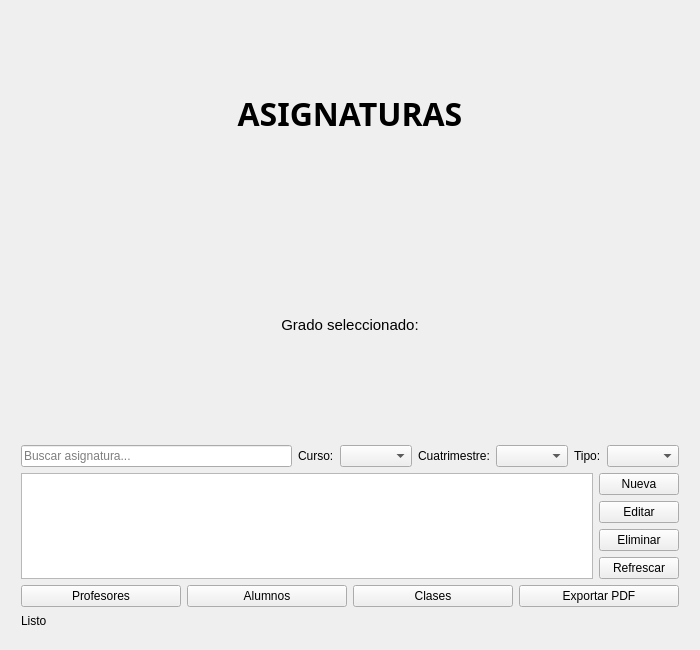
<?xml version="1.0" encoding="UTF-8"?>
<ui version="4.0">
 <class>AsignaturasView</class>
 <widget class="QWidget" name="AsignaturasView">
  <property name="geometry">
   <rect>
    <x>0</x>
    <y>0</y>
    <width>700</width>
    <height>650</height>
   </rect>
  </property>
  <property name="windowTitle">
   <string>Asignaturas</string>
  </property>
  <layout class="QVBoxLayout" name="verticalLayout">
   <property name="spacing">
    <number>10</number>
   </property>
   <property name="leftMargin">
    <number>12</number>
   </property>
   <property name="topMargin">
    <number>12</number>
   </property>
   <property name="rightMargin">
    <number>12</number>
   </property>
   <property name="bottomMargin">
    <number>12</number>
   </property>
   <item>
    <widget class="QFrame" name="frameHeader">
     <layout class="QHBoxLayout">
      <item>
       <widget class="QLabel" name="lblTitulo">
        <property name="font">
         <font>
          <family>Dubai</family>
          <pointsize>24</pointsize>
          <bold>true</bold>
         </font>
        </property>
        <property name="text">
         <string>ASIGNATURAS</string>
        </property>
        <property name="alignment">
         <set>Qt::AlignmentFlag::AlignCenter</set>
        </property>
       </widget>
      </item>
     </layout>
    </widget>
   </item>
   <item>
    <widget class="QFrame" name="frameContexto">
     <layout class="QHBoxLayout">
      <item>
       <widget class="QLabel" name="lblContexto">
        <property name="font">
         <font>
          <family>Segoe UI</family>
          <pointsize>11</pointsize>
         </font>
        </property>
        <property name="text">
         <string>Grado seleccionado:</string>
        </property>
        <property name="alignment">
         <set>Qt::AlignmentFlag::AlignCenter</set>
        </property>
       </widget>
      </item>
     </layout>
    </widget>
   </item>
   <item>
    <widget class="QFrame" name="frameMain">
     <layout class="QGridLayout" name="gridLayoutMain">
      <item row="0" column="0" colspan="2">
       <layout class="QHBoxLayout">
        <item>
         <widget class="QLineEdit" name="txt_buscar">
          <property name="placeholderText">
           <string>Buscar asignatura...</string>
          </property>
         </widget>
        </item>
        <item>
         <widget class="QLabel" name="label">
          <property name="text">
           <string>Curso:</string>
          </property>
         </widget>
        </item>
        <item>
         <widget class="QComboBox" name="cb_curso"/>
        </item>
        <item>
         <widget class="QLabel" name="label">
          <property name="text">
           <string>Cuatrimestre:</string>
          </property>
         </widget>
        </item>
        <item>
         <widget class="QComboBox" name="cb_cuatrimestre"/>
        </item>
        <item>
         <widget class="QLabel" name="label">
          <property name="text">
           <string>Tipo:</string>
          </property>
         </widget>
        </item>
        <item>
         <widget class="QComboBox" name="cb_obligatoria"/>
        </item>
       </layout>
      </item>
      <item row="1" column="0" rowspan="4">
       <widget class="QTableWidget" name="tbl_asignaturas"/>
      </item>
      <item row="1" column="1">
       <widget class="QPushButton" name="btn_nueva">
        <property name="text">
         <string>Nueva</string>
        </property>
       </widget>
      </item>
      <item row="2" column="1">
       <widget class="QPushButton" name="btn_editar">
        <property name="text">
         <string>Editar</string>
        </property>
       </widget>
      </item>
      <item row="3" column="1">
       <widget class="QPushButton" name="btn_eliminar">
        <property name="text">
         <string>Eliminar</string>
        </property>
       </widget>
      </item>
      <item row="4" column="1">
       <widget class="QPushButton" name="btn_refrescar">
        <property name="text">
         <string>Refrescar</string>
        </property>
       </widget>
      </item>
      <item row="5" column="0" colspan="2">
       <layout class="QHBoxLayout">
        <item>
         <widget class="QPushButton" name="btn_profesores">
          <property name="text">
           <string>Profesores</string>
          </property>
         </widget>
        </item>
        <item>
         <widget class="QPushButton" name="btn_alumnos">
          <property name="text">
           <string>Alumnos</string>
          </property>
         </widget>
        </item>
        <item>
         <widget class="QPushButton" name="btn_clases">
          <property name="text">
           <string>Clases</string>
          </property>
         </widget>
        </item>
        <item>
         <widget class="QPushButton" name="btnExportarPdf">
          <property name="text">
           <string>Exportar PDF</string>
          </property>
         </widget>
        </item>
       </layout>
      </item>
      <item row="6" column="0" colspan="2">
       <widget class="QLabel" name="lbl_estado">
        <property name="text">
         <string>Listo</string>
        </property>
       </widget>
      </item>
     </layout>
    </widget>
   </item>
  </layout>
 </widget>
 <resources/>
 <connections/>
</ui>
